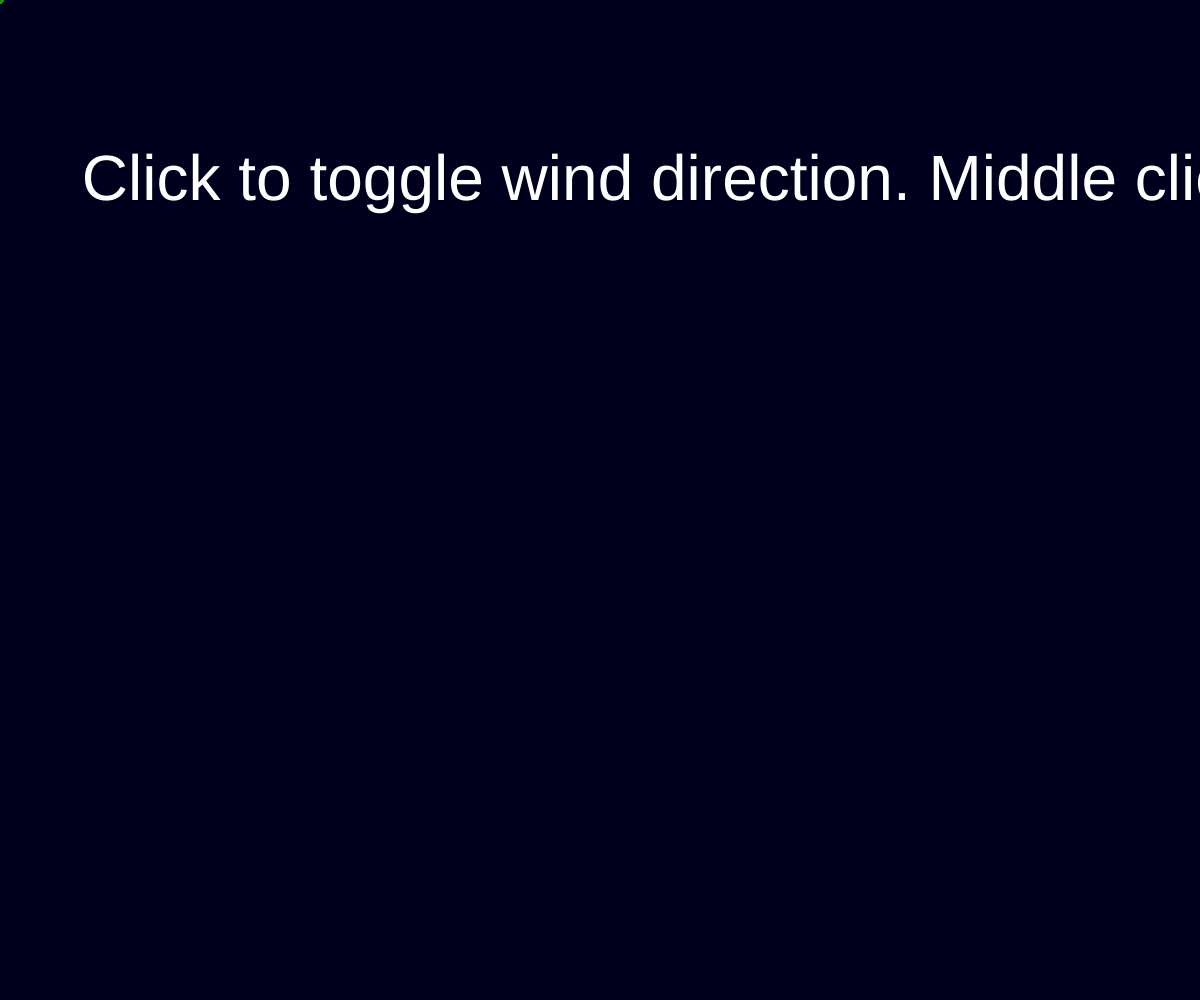
Frame 1 (no input)
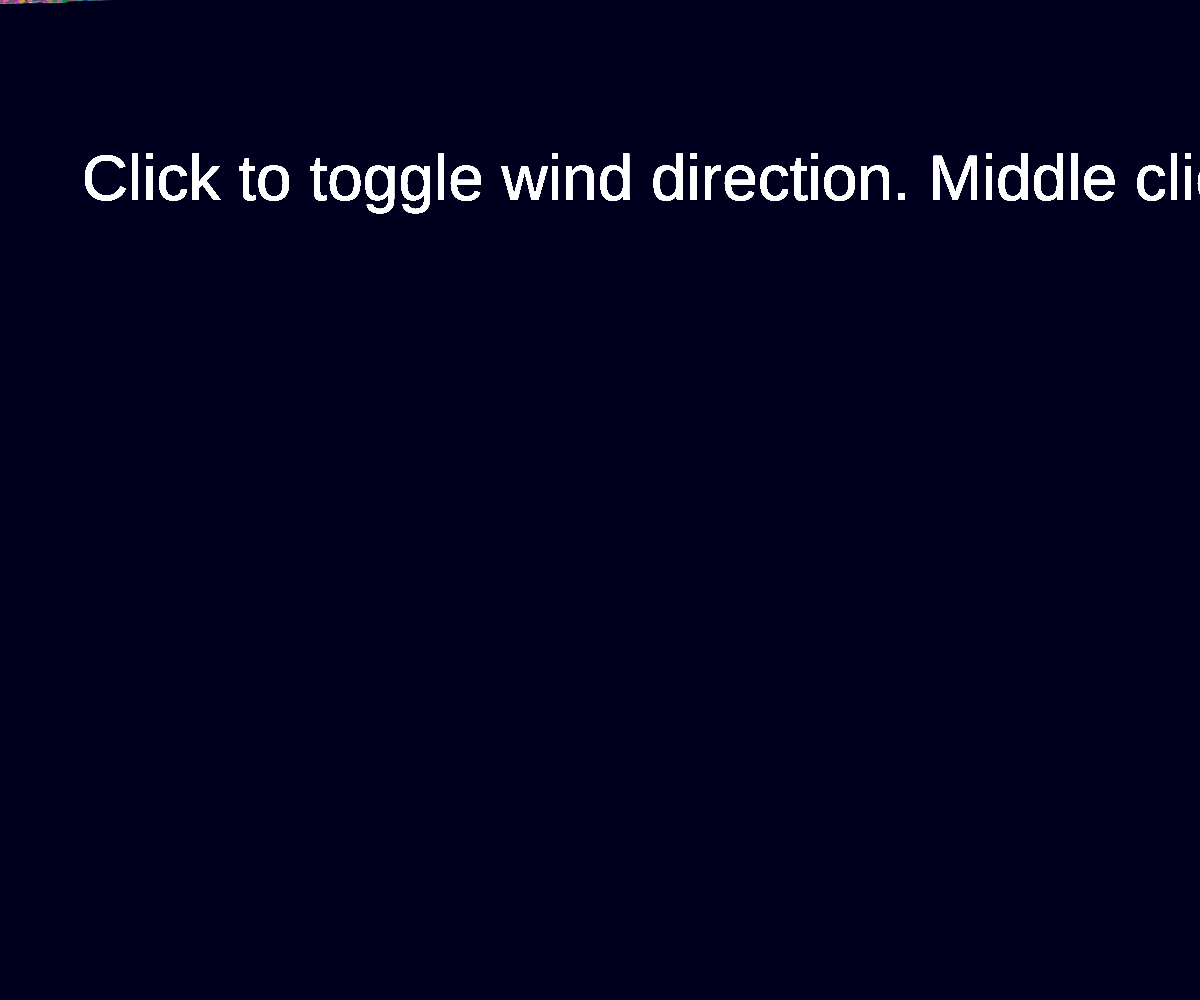
Frame 60 (no input)
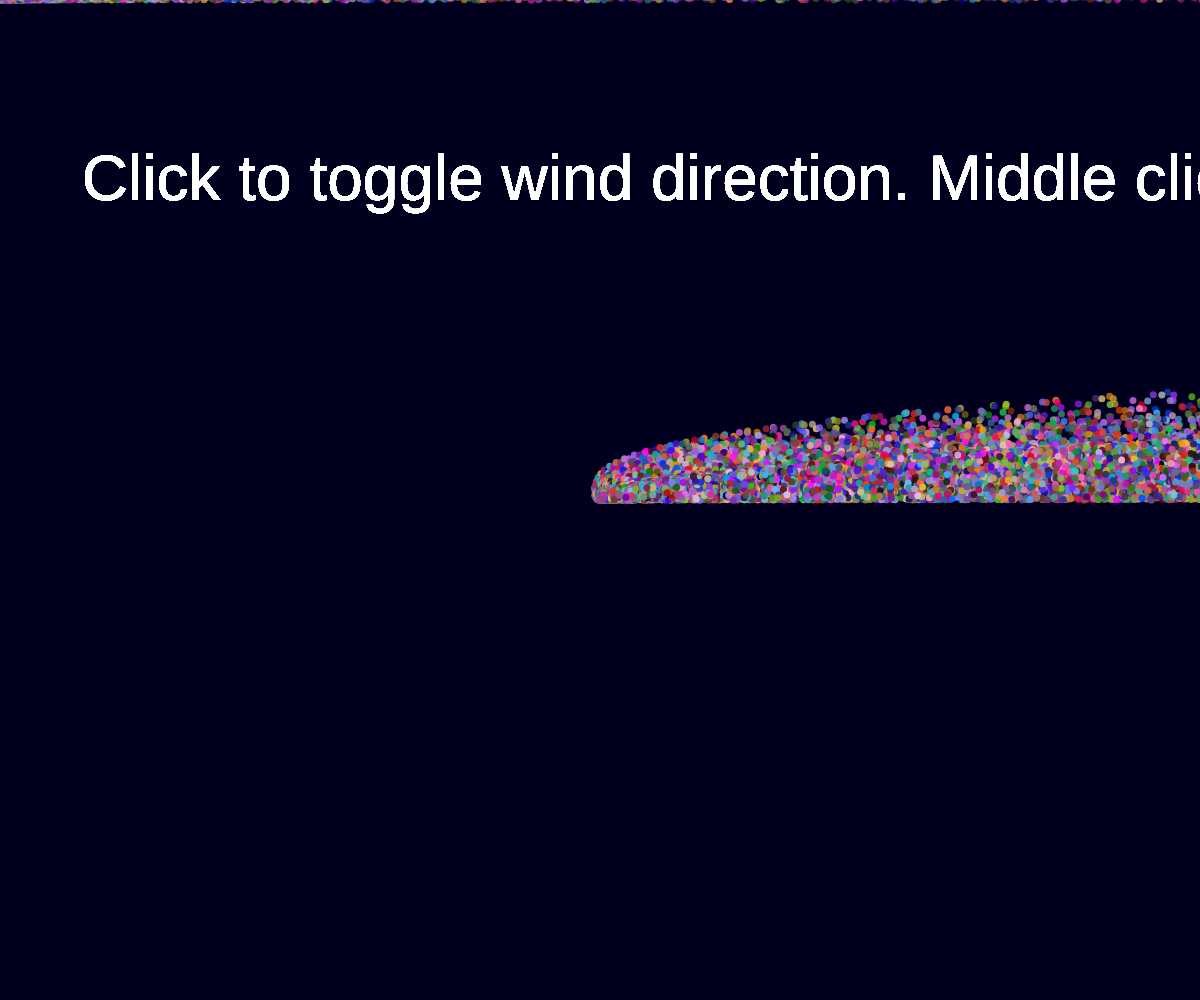
Frame 120 (the mouse pressed at the canvas centre since frame 60)

The p5.js sketch that drew these frames (run headless with seeded random() and noise() and a simulated clock; from frame 60 on, the mouse is pressed at the canvas centre):

// p5.js sketch
// ── sketch.js
let particles = [];
let windSpeed = 0;
let windDirection = 0; // 0 = none, -1 = left, 1 = right.


function setup() {
createCanvas(windowWidth, windowHeight);
background (0, 0, 30);
}

function draw() {

textSize(64);
fill(255, 255, 255);
textAlign(CENTER);
var stuff = "Click to toggle wind direction. Middle click to disable wind.";
text(stuff, 900, 200);

for (let i = 0; i < 20; i++){
  let p = new Particle();
  particles.push(p);
}

  for (let i = particles.length-1; i >= 0; i--){
    particles[i].show();


    //// Wind accelerates to a point, then stays blowing.

      if (windDirection == 1){
        if (windSpeed < 5){
          windSpeed += 0.0001;
          }
      }
      else if (windDirection == -1)
      {
        if (windSpeed > -5){
        windSpeed -= 0.0001;
        }
      }



    particles[i].update(windSpeed);

    if (particles[i].finished()){
      particles.splice(i, 1);
    }
  }
}

function mousePressed(){
  if (mouseButton == LEFT){
    if (windDirection == 0 || windDirection == -1){
      windDirection = 1;
    }
    else{
      windDirection = -1;
    }
  }

  if (mouseButton == CENTER){
    windSpeed = 0;
    windDirection = 0;
  }

  return false;
}

class Particle{
  constructor(){
  this.x = mouseX;
  this.y =  mouseY;
  this.vx = random(-2, 2);
  this.vy = random(-4, 0);
  this.alpha = 255;
  }

  finished(){
    return this.alpha < 0;
  }

  //animation
  update(windSpeed){
    this.vx += windSpeed;
    this.x += this.vx;
    this.y += this.vy;
    this.alpha -=2;
  }

  //circle stuff
  show(){
    var randColor1 = setRand(0, 255);
    var randColor2 = setRand(0, 200);
    var randColor3 = setRand(0, 255);

    noStroke();
    // fill(255, this.alpha);
    fill(randColor1,randColor2,randColor3, this.alpha);
    ellipse(this.x, this.y, 7);
  }
}

function setRand(lower, upper){
  return random(lower, upper);
}
